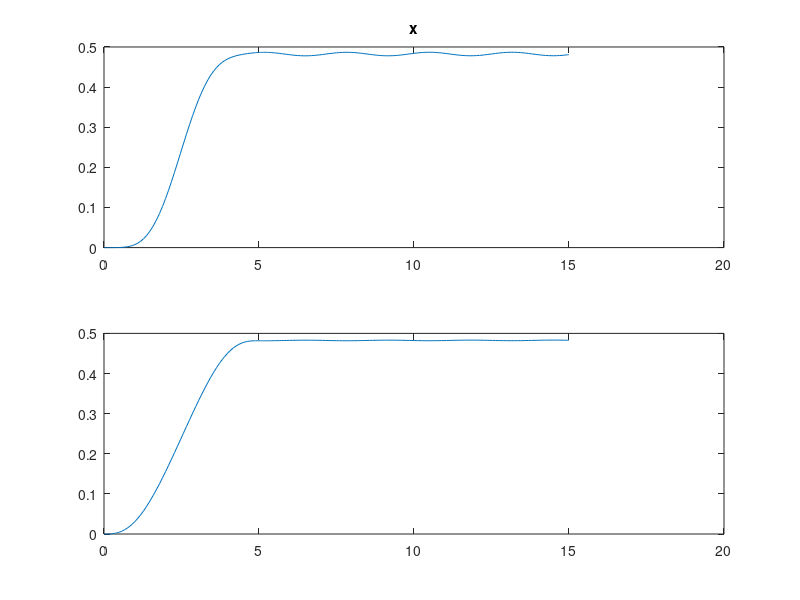

This figure's MATLAB source:
clear all
close all

% Define constants
m = 30;             % Robot mass
M = 5;              % Object mass
l = 2.06;           % Cable length
g = 9.81;           % Gravitational acceleration
omega = sqrt(g/l);  % Natural frequency
T = 2*pi/omega;     % Swing period
t_swing = T/2;      % Swing time
h = 0.24;           % Crate height
B = 0.3;            % Crate width
d = 0.4;            % Crate depth


R = sqrt(B^2/4 + h^2);
alpha = atan2(B,2*h);

% Initial conditions
initial_x = 0;          % Initial position
initial_vx = 0;         % Initial velocity in the x-direction
initial_theta = 0;      % Initial angle
initial_vtheta = 0;     % Initial angular velocity
y0 = [initial_x; initial_vx; initial_theta; initial_vtheta];

% Horizontal movement of robot
time = 5;           % Adjustable
L12 = 0.5;          % Adjustable
theta1 = -atan2(2,L12);
Lkantel = B/2 + R*cos(alpha+abs(theta1));
Ltot = L12 + Lkantel;




% Define time-varying force function
F_t = @(t) (t <= time) .* (m * Ltot / time^2 .* (120*(t/time).^3 - 180*(t/time).^2 + 60*(t/time)));

% Define functions f and g
f = @(x, theta, vx, vtheta, t) (F_t(t) + M * l * vtheta^2 * sin(theta) + M * g * sin(theta) * cos(theta)) / (M + m - M * cos(theta)^2);
g = @(x, theta, vx, vtheta, t) ((F_t(t) + M * l * vtheta^2 * sin(theta)) * -cos(theta) - (m + M) * g * sin(theta)) / (l * (M + m - M * cos(theta)^2));

% Define system of equations
dxdt = @(t, y) [y(2); f(y(1), y(3), y(2), y(4), t)];
dthetadt = @(t, y) [y(4); g(y(1), y(3), y(2), y(4), t)];

% Solve system of equations
t_start = 0;
t_end = time + 10;   % End time
[t, y] = ode45(@(t,y) [dxdt(t,y); dthetadt(t,y)], [t_start, t_end], y0);

% Extract results
x = y(:,1);
theta = y(:,3);

% Object position
xobj = x + l*sin(theta);
yobj = l*cos(theta);

last_10_percent_time = t_end - 0.35 * (t_end - t_start);
last_10_percent_indices = t >= last_10_percent_time;
xobj_last_10_percent = xobj(last_10_percent_indices);
average_xobj_last_10_percent = mean(xobj_last_10_percent);


disp_value = abs(max(xobj));

difference = abs(disp_value-average_xobj_last_10_percent);

disp(['Maximum x value: ', num2str(disp_value)])
disp(['Average last 50% of the time: ', num2str(average_xobj_last_10_percent)])
disp(['This is the difference:', num2str(difference)])


figure
subplot(2,1,1)
plot(t,xobj)
title('x')

subplot(2,1,2)
plot(t,x)

